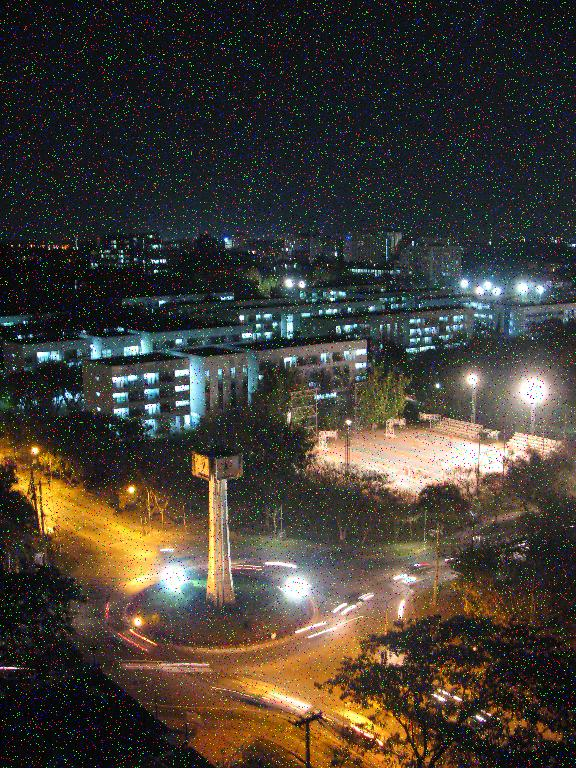
#> input picture HW3/input_data/Degraded.jpg, 576 x 768 px, found by its file name
$ jupyter execute Q2.ipynb   (shell and % lines are left out)
#> lines starting #> are read from the running program, lines starting #| are printed output that depends on the picture
# Q2

[cell 1]
import cv2 as cv
import numpy as np
import matplotlib.pyplot as plt

[cell 2]
image = cv.imread("degraded.jpg")
#> image is the input picture: shape (768, 576, 3); mean B, G, R 53, 61, 66.9
clean = cv.imread("clear.jpg")
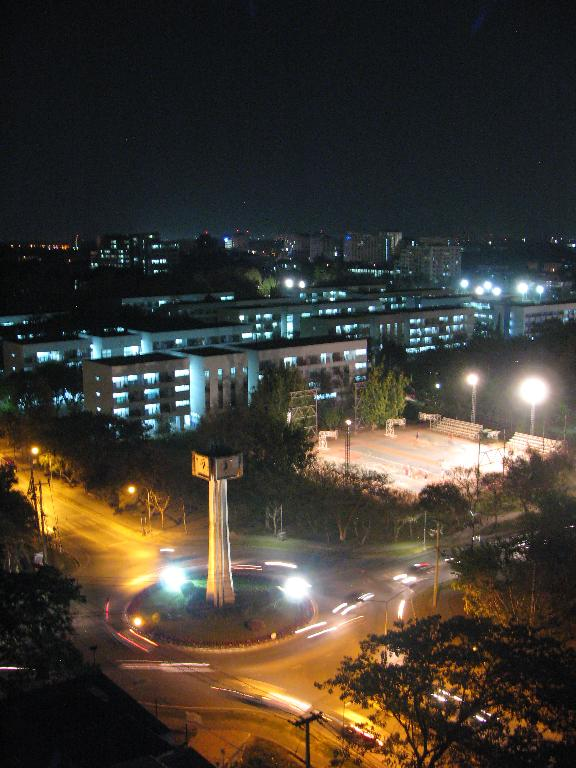
#> input picture HW3/input_data/Clear.jpg, 576 x 768 px, found by its file name
#> clean is the input picture: shape (768, 576, 3); mean B, G, R 49.5, 58.1, 64.3
plt.imshow(image)
plt.axis("off")
plt.show()

[cell 3]
median = cv.medianBlur(image,3)
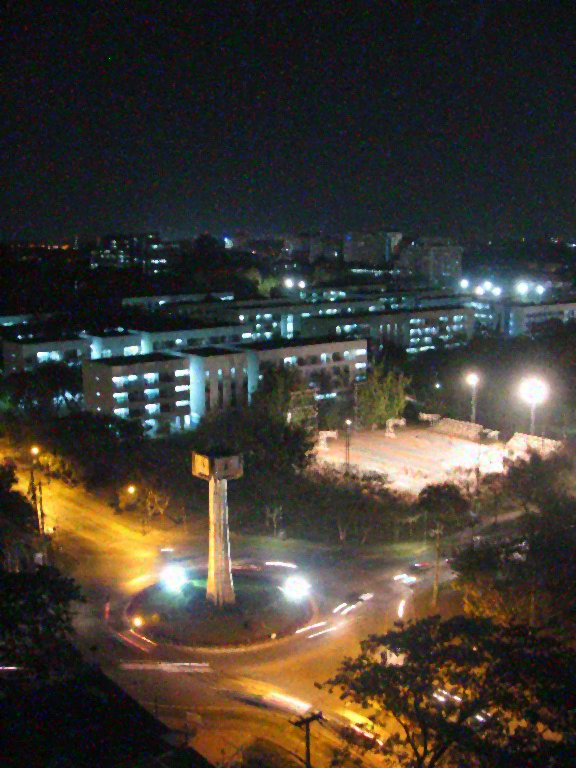
#> median: shape (768, 576, 3); mean B, G, R 50.1, 58.2, 64.2
blur = cv.GaussianBlur(median,(5, 5),2)

[cell 4]
fig, axs = plt.subplots(2, 2, figsize=(15,15))
axs[0][0].axis("off")
axs[0][1].axis("off")
axs[1][0].axis("off")
axs[1][1].axis("off")

axs[0][0].set_title("degraded")
axs[0][1].set_title("after median filtering")
axs[1][0].set_title("after gaussian smoothing")
axs[1][1].set_title("the clean image")

axs[0][0].imshow(image)
axs[0][1].imshow(median)
axs[1][0].imshow(blur)
axs[1][1].imshow(clean)
plt.show()
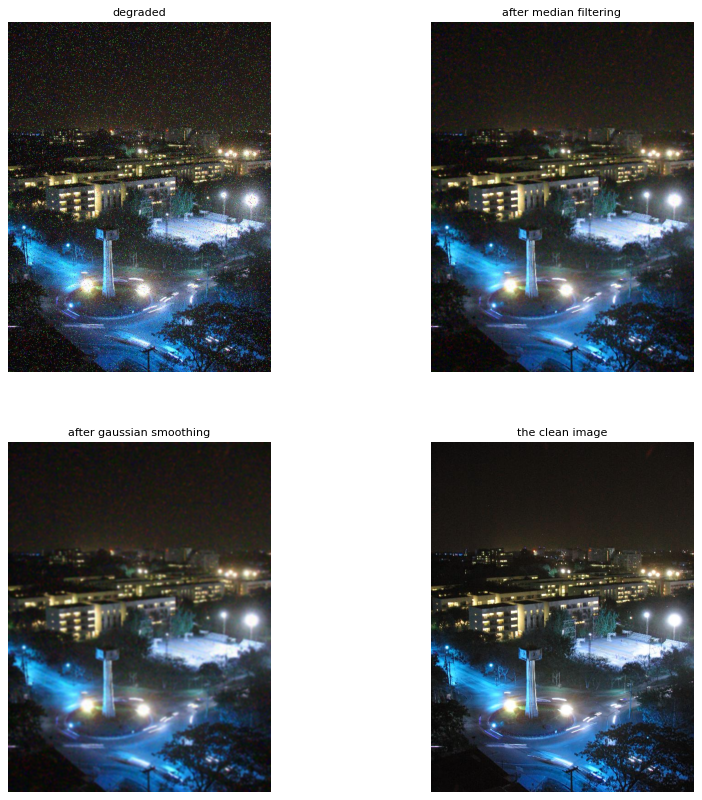
#> figure drawn by matplotlib, 4 panels; B, G, R data is drawn as R, G, B
